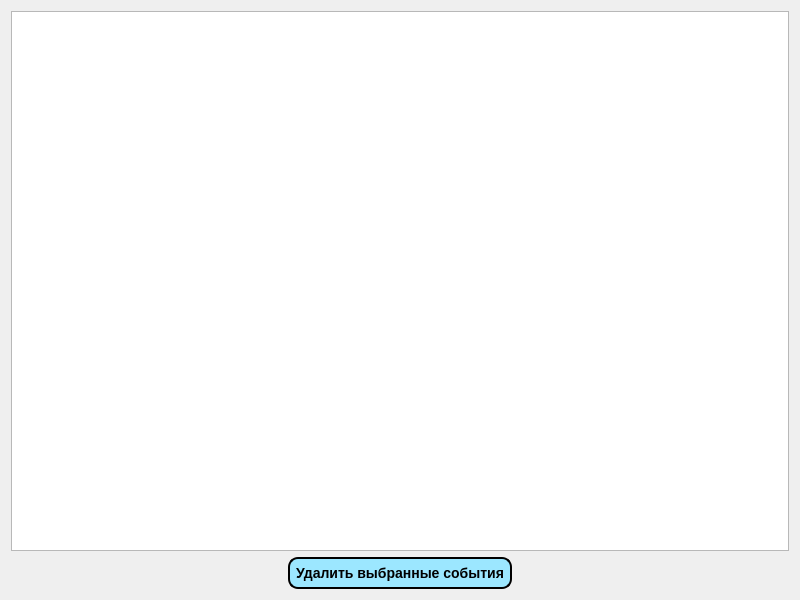
<?xml version="1.0" encoding="UTF-8"?>
<ui version="4.0">
 <class>Dialog</class>
 <widget class="QDialog" name="Dialog">
  <property name="geometry">
   <rect>
    <x>0</x>
    <y>0</y>
    <width>800</width>
    <height>600</height>
   </rect>
  </property>
  <property name="windowTitle">
   <string>Удаление событий</string>
  </property>
  <layout class="QVBoxLayout" name="verticalLayout">
   <item>
    <widget class="QTableWidget" name="tableWidget"/>
   </item>
   <item>
    <layout class="QHBoxLayout" name="horizontalLayout">
     <item>
      <spacer name="horizontalSpacer">
       <property name="orientation">
        <enum>Qt::Horizontal</enum>
       </property>
       <property name="sizeHint" stdset="0">
        <size>
         <width>40</width>
         <height>20</height>
        </size>
       </property>
      </spacer>
     </item>
     <item>
      <widget class="QPushButton" name="pushButton">
       <property name="styleSheet">
        <string notr="true">    background-color: rgb(156, 231, 255);
    border-style: outset;
    border-width: 2px;
    border-radius: 10px;
    border-color: rgb(0, 0, 0);
    font: bold 14px;
    min-width: 10em;
    padding: 6px;</string>
       </property>
       <property name="text">
        <string>Удалить выбранные события</string>
       </property>
      </widget>
     </item>
     <item>
      <spacer name="horizontalSpacer_2">
       <property name="orientation">
        <enum>Qt::Horizontal</enum>
       </property>
       <property name="sizeHint" stdset="0">
        <size>
         <width>40</width>
         <height>20</height>
        </size>
       </property>
      </spacer>
     </item>
    </layout>
   </item>
  </layout>
 </widget>
 <resources/>
 <connections/>
</ui>
